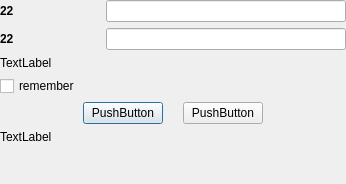
          <widget class="QWidget" name="page_2">
           <layout class="QGridLayout" name="gridLayout_2">
            <property name="leftMargin">
             <number>0</number>
            </property>
            <property name="topMargin">
             <number>0</number>
            </property>
            <property name="rightMargin">
             <number>0</number>
            </property>
            <property name="bottomMargin">
             <number>0</number>
            </property>
            <item row="0" column="2">
             <widget class="QLineEdit" name="edt_email">
              <property name="enabled">
               <bool>true</bool>
              </property>
              <property name="text">
               <string/>
              </property>
              <property name="maxLength">
               <number>32</number>
              </property>
             </widget>
            </item>
            <item row="1" column="0" colspan="2">
             <widget class="QLabel" name="lab_smpwd">
              <property name="font">
               <font>
                <weight>75</weight>
                <bold>true</bold>
               </font>
              </property>
              <property name="styleSheet">
               <string notr="true">font: bold;</string>
              </property>
              <property name="text">
               <string>22</string>
              </property>
             </widget>
            </item>
            <item row="1" column="2">
             <widget class="QLineEdit" name="edt_smpwd">
              <property name="text">
               <string/>
              </property>
              <property name="maxLength">
               <number>32</number>
              </property>
              <property name="echoMode">
               <enum>QLineEdit::PasswordEchoOnEdit</enum>
              </property>
             </widget>
            </item>
            <item row="2" column="0" colspan="3">
             <widget class="QLabel" name="lab_forgot">
              <property name="text">
               <string>TextLabel</string>
              </property>
             </widget>
            </item>
            <item row="3" column="0" colspan="3">
             <widget class="QCheckBox" name="chk_smremember">
              <property name="text">
               <string>remember</string>
              </property>
             </widget>
            </item>
            <item row="4" column="0" colspan="3">
             <layout class="QHBoxLayout" name="horizontalLayout_23">
              <property name="spacing">
               <number>20</number>
              </property>
              <item>
               <spacer name="horizontalSpacer_20">
                <property name="orientation">
                 <enum>Qt::Horizontal</enum>
                </property>
                <property name="sizeHint" stdset="0">
                 <size>
                  <width>40</width>
                  <height>20</height>
                 </size>
                </property>
               </spacer>
              </item>
              <item>
               <widget class="QPushButton" name="but_smlogin">
                <property name="text">
                 <string>PushButton</string>
                </property>
                <property name="autoDefault">
                 <bool>true</bool>
                </property>
                <property name="default">
                 <bool>true</bool>
                </property>
               </widget>
              </item>
              <item>
               <widget class="QPushButton" name="but_smcancel">
                <property name="text">
                 <string>PushButton</string>
                </property>
                <property name="autoDefault">
                 <bool>true</bool>
                </property>
               </widget>
              </item>
              <item>
               <spacer name="horizontalSpacer_21">
                <property name="orientation">
                 <enum>Qt::Horizontal</enum>
                </property>
                <property name="sizeHint" stdset="0">
                 <size>
                  <width>40</width>
                  <height>20</height>
                 </size>
                </property>
               </spacer>
              </item>
             </layout>
            </item>
            <item row="6" column="0" colspan="3">
             <widget class="QLabel" name="lab_signup">
              <property name="text">
               <string>TextLabel</string>
              </property>
              <property name="openExternalLinks">
               <bool>false</bool>
              </property>
             </widget>
            </item>
            <item row="0" column="0" colspan="2">
             <widget class="QLabel" name="lab_email">
              <property name="minimumSize">
               <size>
                <width>100</width>
                <height>0</height>
               </size>
              </property>
              <property name="font">
               <font>
                <weight>75</weight>
                <bold>true</bold>
               </font>
              </property>
              <property name="styleSheet">
               <string notr="true">font: bold;</string>
              </property>
              <property name="text">
               <string>22</string>
              </property>
             </widget>
            </item>
            <item row="7" column="0" colspan="3">
             <spacer name="verticalSpacer_6">
              <property name="orientation">
               <enum>Qt::Vertical</enum>
              </property>
              <property name="sizeType">
               <enum>QSizePolicy::Preferred</enum>
              </property>
              <property name="sizeHint" stdset="0">
               <size>
                <width>20</width>
                <height>40</height>
               </size>
              </property>
             </spacer>
            </item>
           </layout>
          </widget>
